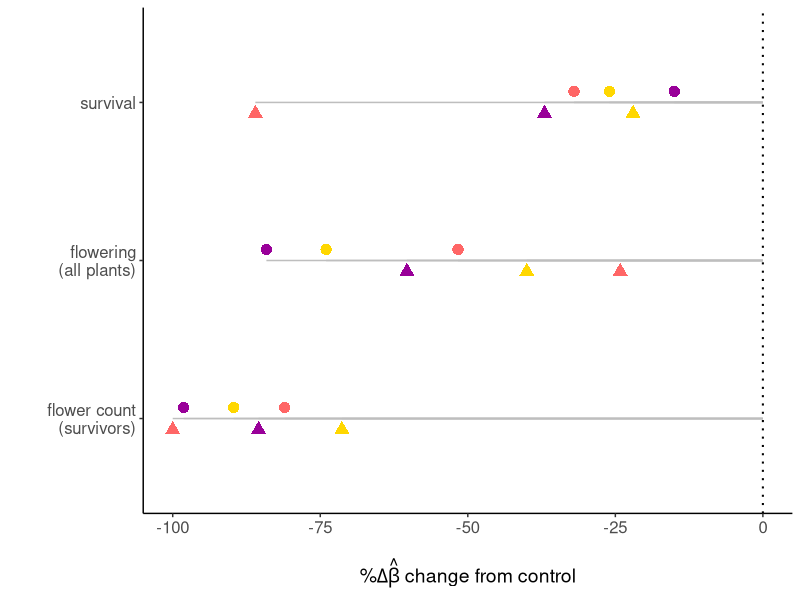
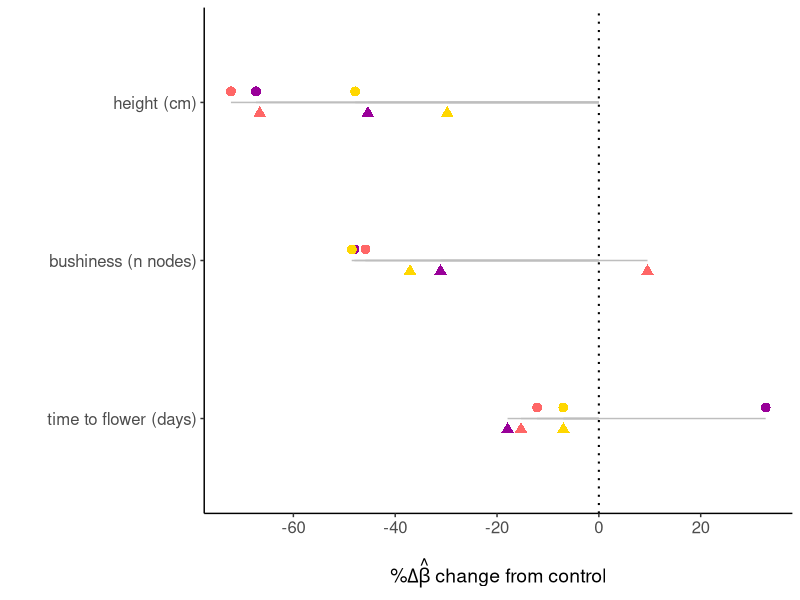

The R source for these figures, in order:
## ---- chunk 1
library(ggplot2)
library(ggpubr)
library(tidyverse)
## ---- chunk 2

dataset <- read.csv("../tables/df_emmeans.csv")

head(dataset)

## ---- chunk 3
my.theme<-theme(axis.text=element_text(size=12),
        axis.title = element_text(size = 14),
        legend.text=element_text(size=10),
        legend.title = element_text(size=12),
        plot.title = element_text(face="bold",size=14,margin=margin(0,0,20,0),hjust = 0.5),
        axis.title.y = element_text(margin = margin(t = 0, r = 15, b = 0, l = 0)),
        axis.title.x = element_text(margin = margin(t = 15, r = 0, b = 0, l = 0)))

## ---- chunk 4


# Create separate datasets for early drought and late drought treatments
early_drought_data <- dataset %>% filter(trt == "early drought")
late_drought_data <- dataset %>% filter(trt == "late drought")
control_data <- dataset %>% filter(trt == "control")


# Unique colors in the dataset
unique_colors <- unique(control_data$colors)

# List to store new rows
new_rows_list <- list()

# Loop through each color
for (color in unique_colors) {
  # Create a new row with "control" trait for the current color
  new_row <- tibble(
    colors = color,
    trt = "control",
    estimated.response = 1,
    SE = NA,  # Fill in appropriate values for SE if available
    df = NA,  # Fill in appropriate values for df if available
    n = NA,  # Fill in appropriate values for n if available
    lower.CI = 1,
    upper.CI = 1,
    comp = NA,  # Fill in appropriate values for comp if available
    trait = "survival"
  )
  # Append the new row to the list
  new_rows_list[[color]] <- new_row
}

# Combine new rows into a single dataframe
new_rows_df <- bind_rows(new_rows_list)

# Add new rows to control_data
control_data <- bind_rows(control_data, new_rows_df)

# Print the updated dataset
print(control_data)

control_data <- control_data %>%
  mutate(estimated.response = ifelse(trait %in% c("survival", "flowering"), estimated.response * 100, estimated.response))

late_drought_data <- late_drought_data %>%
  mutate(estimated.response = ifelse(trait %in% c("survival", "flowering"), estimated.response * 100, estimated.response))

early_drought_data <- early_drought_data %>%
  mutate(estimated.response = ifelse(trait %in% c("survival", "flowering"), estimated.response * 100, estimated.response))
  

## ---- chunk 5

merged_data_early <- early_drought_data %>%
  inner_join(control_data, by = c("colors", "trait"))

merged_data_late <- late_drought_data %>%
  inner_join(control_data, by = c("colors", "trait"))

# Calculate percent decrease from control to each treatment
merged_data_early <- merged_data_early %>%
  mutate(
    percent_decrease_early_drought = ((estimated.response.y - estimated.response.x) / estimated.response.y) * 100
  ) %>%
  dplyr::select(trait, colors, percent_decrease_early_drought) %>%
  distinct()  # Keep only unique combinations of trait and color

merged_data_late <- merged_data_late %>%
  mutate(
    percent_decrease_late_drought = ((estimated.response.y - estimated.response.x) / estimated.response.y) * 100
  ) %>%
  dplyr::select(trait, colors, percent_decrease_late_drought) %>%
  distinct()  # Keep only unique combinations of trait and color

# Print the updated datasets
print(merged_data_early)
print(merged_data_late)

## ---- chunk 6

merged_data_early <- merged_data_early %>% 
  rename(percent_decrease = percent_decrease_early_drought)

merged_data_late <- merged_data_late %>% 
  rename(percent_decrease = percent_decrease_late_drought)

# Combine early and late drought data
merged_data <- rbind(mutate(merged_data_early, treatment = "Early Drought"),
                     mutate(merged_data_late, treatment = "Late Drought"))

# convert % decrease values to negative

merged_data$percent_decrease <- merged_data$percent_decrease*(-1)



# Filter and rename traits
merged_data_fitness <- merged_data %>%
  filter(trait %in% c("survival", "flowering", "n flowers")) %>%
  mutate(trait = factor(trait, levels = c("n flowers", "flowering","survival"),
                        labels = c("Flower Count", "Flowering", "Survival")))


# Filter and rename traits
merged_data_other <- merged_data %>%
  filter(trait %in% c("time to flower (days)","bushiness (n nodes)","height (cm)")) %>%
  mutate(trait = factor(trait, levels = c("time to flower (days)","bushiness (n nodes)","height (cm)")))


merged_data_fitness$trait <- factor(merged_data_fitness$trait,
  levels = c("Flower Count", "Flowering", "Survival"),
  labels = c("flower count\n(survivors)", "flowering\n(all plants)", "survival")
)


# Plot
plot_change_fitness <- ggplot(merged_data_fitness, aes(x = trait, y = percent_decrease, shape = treatment, color = colors)) +
  geom_point(data = subset(merged_data_fitness, treatment == "Late Drought"), 
             position = position_nudge(x = -0.07), size = 3.5) +
  geom_point(data = subset(merged_data_fitness, treatment == "Early Drought"), 
             position = position_nudge(x = 0.07), size = 3.5) +
  geom_segment(aes(x = trait, xend = trait, y = 0, yend = percent_decrease), color = "grey") +
  coord_flip() +
  theme_classic() +
  theme(
    panel.grid.minor.y = element_blank(),
    panel.grid.major.y = element_blank(),
    legend.position = "none"
  ) +
  xlab("") +
   ylab(expression(paste("%", Delta, hat(beta), " change from control")))   +
  scale_color_manual(values = c("#990099", "#FF6666", "gold")) +
  scale_shape_manual(values = c("Early Drought" = 16, "Late Drought" = 17)) +
  geom_hline(yintercept = 0, linetype = 'dotted', col = 'black', size = 0.7) +
  my.theme



plot_change_fitness

#ggsave("../figures/perc.change_a.png", height = 4, width = 6.5)





plot_change_others <- ggplot(merged_data_other, aes(x = trait, y = percent_decrease, shape = treatment, color = colors)) +
  geom_point(data = subset(merged_data_other, treatment == "Late Drought"), 
             position = position_nudge(x = -0.07), size = 3) +
  geom_point(data = subset(merged_data_other, treatment == "Early Drought"), 
             position = position_nudge(x = 0.07), size = 3) +
  geom_segment(aes(x = trait, xend = trait, y = 0, yend = percent_decrease), color = "grey") +
  coord_flip() +
  theme_classic() +
  theme(
    panel.grid.minor.y = element_blank(),
    panel.grid.major.y = element_blank(),
    legend.position = "none"
  ) +
  xlab("") +
  ylab(expression(paste("%", Delta, hat(beta), " change from control"))) +
  scale_color_manual(values = c("#990099", "#FF6666", "gold")) +
  scale_shape_manual(values = c("Early Drought" = 16, "Late Drought" = 17)) +
  geom_hline(yintercept = 0, linetype = 'dotted', col = 'black', size = 0.7) +
  my.theme

plot_change_others

#ggsave("../figures/perc.change_b.png", height = 4, width = 6.5)


